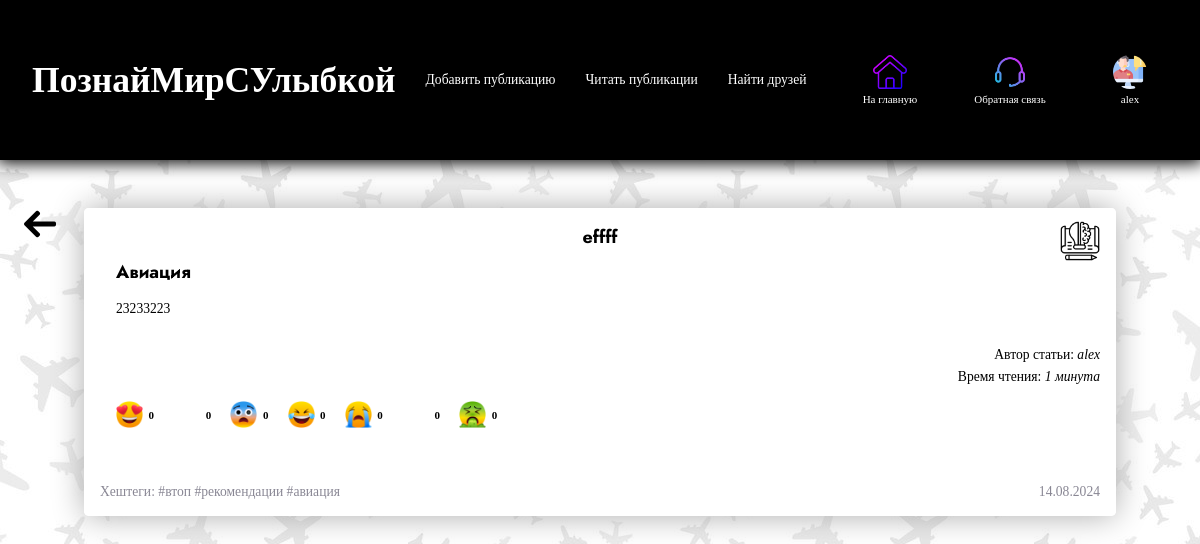
The app's page /read/1 (signed in), older data.
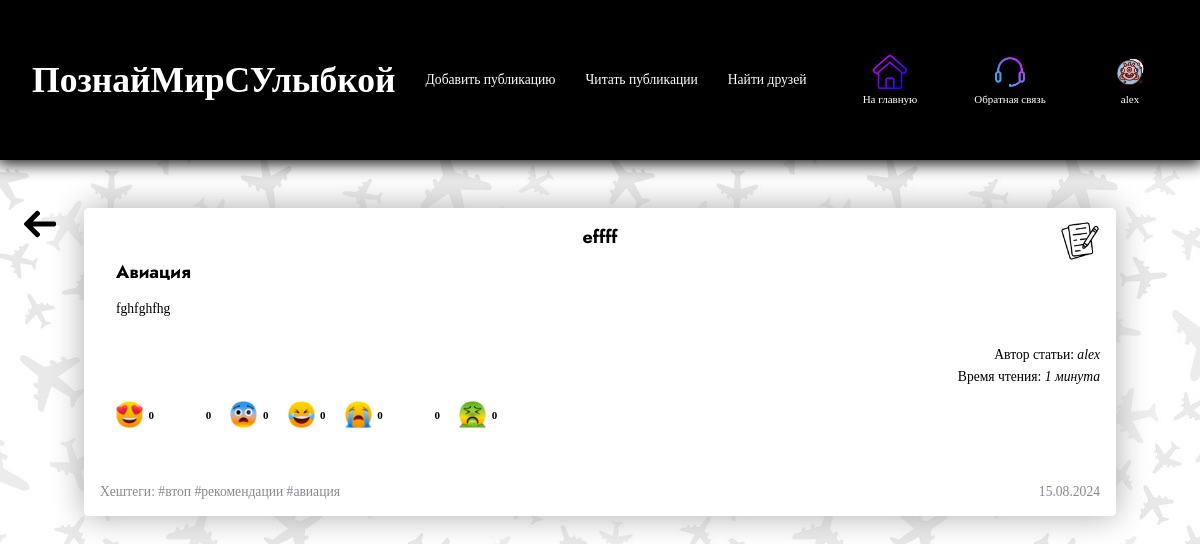
The same page, newer data.
### tables this page shows
CREATE TABLE menu_logged (
            text VARCHAR(80) NOT NULL,
            url VARCHAR(80) NOT NULL,
            img_url VARCHAR(80) NOT NULL,
            class VARCHAR(80) NOT NULL
            );

CREATE TABLE posts (
                id INTEGER PRIMARY KEY,
                type VARCHAR(20) NOT NULL,
                bg VARCHAR(80) DEFAULT NULL,
                user_id BIGINT NOT NULL,
                subject VARCHAR(30) DEFAULT NULL,
                header VARCHAR(35) NOT NULL,
                text TEXT NOT NULL,
                time_of_read VARCHAR(60) NOT NULL,
                tags VARCHAR(1024),
                datetime DATETIME NOT NULL,
                img_type VARCHAR(80) NOT NULL,
                love_laugh BIGINT DEFAULT 0,
                laugh BIGINT DEFAULT 0,
                shock BIGINT DEFAULT 0,
                laugh_cry BIGINT DEFAULT 0,
                cry BIGINT DEFAULT 0,
                angry BIGINT DEFAULT 0,
                terrible BIGINT DEFAULT 0,
                seen BIGINT DEFAULT 0,
                
                CONSTRAINT owner_id_fk FOREIGN KEY (user_id) REFERENCES users (id)
                );

### app.py (the view)
@app.route('/read/<id>', methods=['POST', 'GET'])
def read_post(id):
    print()
    if db.get_owner_post(id) != current_user.get_id() and db.check_is_been_views(current_user.get_id(), id) != 1:
        db.update_views(id)
        db.add_views(current_user.get_id(), id)
    form = SearchForm()
    return render_template('read_post.html',
                           title='Читать статьи',
                           links_header=db.get_info_menu_right(current_user),
                           links_header_text=db.get_info_menu_left(),
                           smiles=db.get_smiles(),
                           post=db.find_post(id),
                           len=len,
                           form=form,
                           str=str,
                           datetime=datetime,
                           strptime=dt.datetime.strptime,
                           get_user=db.get_user)

### forms.py
class SearchForm(FlaskForm):
    checkbox_tags = CheckboxField('checkbox_tags', choices=db.get_tags())
    checkbox_subjs = CheckboxField('checkbox_subjs', choices=db.get_subjects_filter())
    checkbox_types = CheckboxField('checkbox_types', choices=db.get_types_of_post())
    check_all_choices = CheckboxField('all_choices', choices=[(True, f'Выбрать все ({db.get_count_posts()})')])
    check_with_user = CheckboxField('with_user',
                                    choices=[(True, f'Включить собственные публикации')])
    select_sort = SelectField('sort', choices=[('new', 'От новых к старым'), ('old', 'От старых к новым')])
    submit_filter = SubmitField('Подтвердить')
    search = StringField('search')
    submit_search = SubmitField()
    smile = SubmitField()

### app.py (called while the page is built)
@login_manager.user_loader
def load_user(user_id):
    return UserLogin().add_info_user(user_id, db)

### database.py (called while the page is built)
    def get_info_menu_right(self, current_user):
        if current_user.is_authenticated:
            self.cursor.execute('SELECT * FROM menu_logged')
            res = self.cursor.fetchall()
            return res
        self.cursor.execute('SELECT * FROM menu')
        res = self.cursor.fetchall()
        return res

### templates/read_post.html (shortened to what this page needs)
{% extends 'index.html' %}
{% block body %}
  <body style = "background: url({{post['bg']}})">
    <a href = '/read' class = 'arrow_to_back'>
      <img src = '/static/images/arrow2.png'>
    </a>
{% endblock %}
{% block content %}
  <div class = 'post_div' background = 'white' id = 'post_number_{{post["id"]}}'>
    <div class = 'body_full_post'>
      <div class = 'type_of_post_div'>
        <img src = "{{post['img_type']}}" class = 'type_of_post_img'>
      </div>
      <h3 align = 'center'> {{post['header']}} </h3>
      {% if post['subject'] %}
        <h3 class = 'subject_text_full_post'> {{post['subject']}} </h3>
      {% endif %}
      <div class = 'text_of_post_div_full_post'>
        {% for prg in post['text'].split('\n') %}
          <p class = 'text_of_post'> {{prg}} </p>
        {% endfor %}
      </div>
    </div>
    <div class = 'footer_full_post'>
      <p align = 'right' class = 'avtor_of_post'> Автор статьи: <i> {{get_user(post['user_id'])}} </i> </p>
      <p align = 'right' class = 'time_read'> Время чтения: <i> {{post['time_of_read']}} </i> </p>
      <div class = 'smiles'>
        {% for smile in range(len(smiles)) %}
        <form class = 'smile_div' method = 'post' action = '/smile_{{smiles[smile]["link"][22:-4]}}/{{post["id"]}}/{{post["user_id"]}}/SELECT * FROM posts/read_post'>
          <div style = "background: url({{smiles[smile]['link']}}); background-size: cover;" class = 'smile_img_div_full_post'>
            {{form.smile(class = 'smile_img_full_post')}}
          </div>
          <span> <b> {{post[smiles[smile]['link'][22:-4]]}} </b> </span>
        </form>
        {% endfor %}
      </div>
      <div class = 'fast_messages_post'>
      </div>
      <div class = 'date_with_tags_post'>
        <p class = 'no_bold_text'>
          Хештеги: {{post['tags']}}
        </p>
        <p class = 'no_bold_text'>
          {{strptime(post['datetime'], '%Y-%m-%d %H:%M:%S.%f').strftime('%d.%m.%Y')}}
        </p>
    </div>
  </div>
{% endblock %}

### templates/index.html (shortened to what this page needs)
<!DOCTYPE html>
<html lang="en">
<head>
    <link rel = 'stylesheet' href = '{{url_for("static", filename="css/style.css")}}'>
</head>
{% block body %}{% endblock %}
    <div class = 'header'>
        {% if current_user.is_authenticated %}
        <a href = '/profile/{{current_user.get_name()}}'>
        {% else %}
        <a href = '/'>
        {% endif %}
          <h1> ПознайМирСУлыбкой </h1>
        </a>
        {% for link in links_header_text %}
            <a href = "{{link['url']}}" class = "{{link['class']}}">
                {{link['text']}}
            </a>
        {% endfor %}
        {% block links_header %}
            {% for link in links_header %}
            <a class = 'block_link_header {{link["class"]}}' href = '{{link["url"]}}'>
                <img src = '{{link["img_url"]}}' class = 'img_link_header'>
                <span class = 'p_link_header'> {{link["text"]}} </span>
            </a>
            {% endfor %}
        {% endblock %}
    </div>
    {% block content %}{% endblock %}
</body>
</html>

Row changes from the older to the newer data that the page shows:
changed menu_logged "alex": img_url: a different picture
changed posts "effff": img_type: a different picture; text "23233223" → "fghfghfhg"; datetime "14.08.2024" → "15.08.2024"
